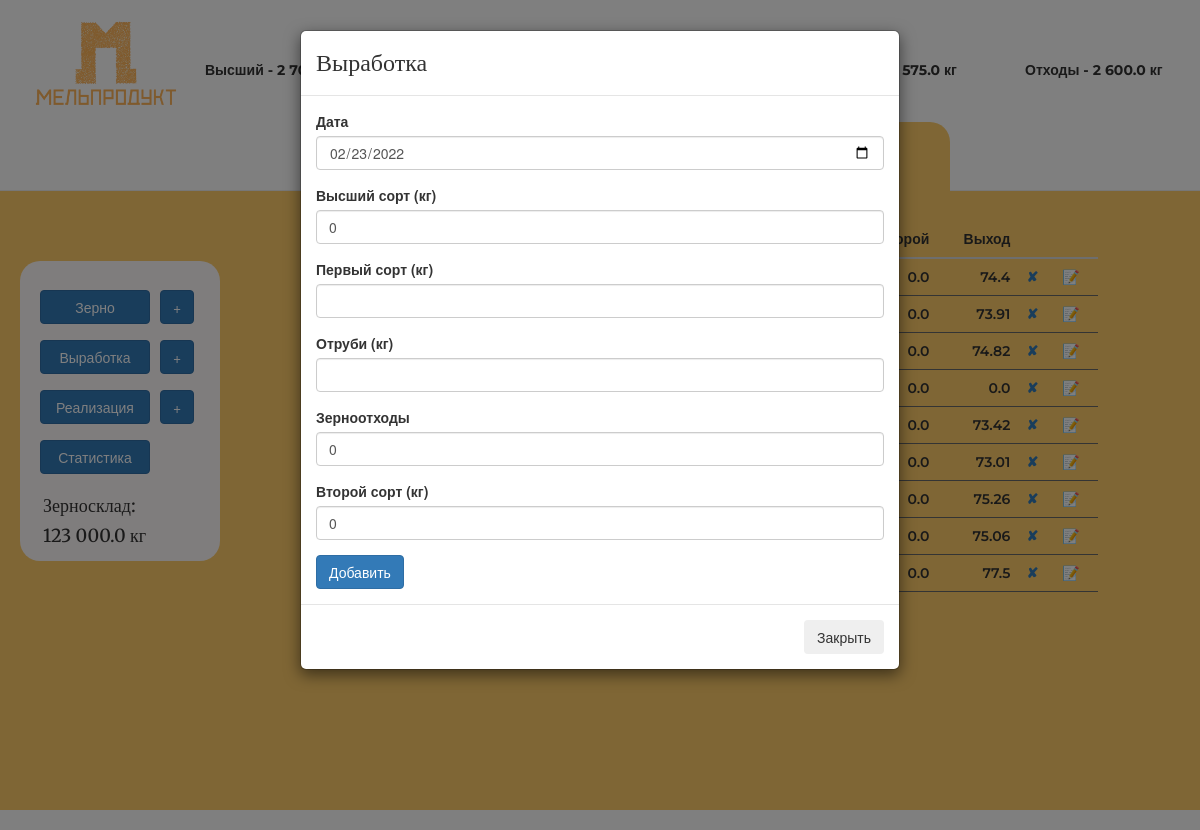
Screenshot of /prod/add with the database file from the repository.
### main.py (models this page shows)
class Production(db.Model):
    __tablename__ = "productions"
    id = db.Column(db.Integer, primary_key=True)
    date = db.Column(db.Date(), nullable=False)
    highest = db.Column(db.Float(20), nullable=False)
    first = db.Column(db.Float(20), nullable=False)
    bran = db.Column(db.Float(20), nullable=False)
    waste = db.Column(db.Float(20), nullable=False)
    second = db.Column(db.Float(20), nullable=False)
    exit = db.Column(db.Float(20), nullable=False)

### main.py (the view, shortened to what this page needs)
@app.route('/prod/add', methods=['GET', 'POST'])
def prod_add():
    prod_form = AddProduction(date=dt.datetime.now(), highest=0, second=0, waste=0)
    stock = Stock.query.filter_by(id=1).first()
    table = db.session.query(Production).filter(Production.date <= dt.datetime.now(),
                                           Production.date >= dt.datetime.now() - dt.timedelta(
                                               days=30)).order_by(Production.date).all()
    return render_template('prodadd.html', title='Выработка', form=prod_form, first='{:,}'.format(stock.first).replace(',', ' '),
                           second='{:,}'.format(stock.second).replace(',', ' '),
                           highest='{:,}'.format(stock.highest).replace(',', ' '),
                           bran='{:,}'.format(stock.bran).replace(',', ' '),
                           waste='{:,}'.format(stock.waste).replace(',', ' '),
                           grain='{:,}'.format(stock.grain).replace(',', ' '),
                           button='prod', target='prod', onclick1='onclick=', onclick2='onclick=',
                           table=reversed(table), onclick11='onclick=', onclick22='onclick=', bcolor='#ffcd6b',
                           mright='250px'
                           )

### forms.py
class AddProduction(FlaskForm):
    date = DateField("Дата")
    highest = FloatField("Высший сорт (кг)")
    first = FloatField("Первый сорт (кг)")
    bran = FloatField("Отруби (кг)", validators=[DataRequired()])
    waste = FloatField("Зерноотходы")
    second = FloatField("Второй сорт (кг)")
    submit = SubmitField("Добавить")

### main.py (called while the page is built)
@app.template_filter('jround')
def jround(x):
    y = round(x, 2)
    return y

### templates/prodadd.html (shortened to what this page needs)
{% extends 'index.html' %}
{% block modal %}
{% include "modal.html" %}
{% endblock %}
{% block table %}
{% include "production-table.html" %}
{% endblock %}

### templates/production-table.html (shortened to what this page needs)
<div class="col-md-8 col-sm-12" >
<table class="table table-hover counter">
        <thead>
          <tr>
            <th scope="col">№</th>
            <th scope="col">Дата</th>
            <th scope="col" class="rghtalgn">Высший</th>
            <th scope="col" class="rghtalgn">Первый</th>
            <th scope="col" class="rghtalgn">Отруби</th>
            <th scope="col" class="rghtalgn">З. отходы</th>
            <th scope="col" class="rghtalgn"">Второй</th>
              <th scope="col" class="rghtalgn"">Выход</th>
            <th scope="col" class="rghtalgn""></th>
            <th scope="col" class="rghtalgn""></th>
          </tr>
        </thead>
        <tbody>
        {% for line in table %}
          <tr>
            <td>{{line.date.strftime('%d.%m.%Y')}}</td>
            <td class="rghtalgn">{{line.highest}}</td>
            <td class="rghtalgn">{{line.first}}</td>
            <td class="rghtalgn">{{line.bran}}</td>
            <td class="rghtalgn">{{line.waste}}</td>
            <td class="rghtalgn">{{line.second}}</td>
            <td class="rghtalgn">{{line.exit | jround()}}</td>
            <td><a href="#" data-toggle="modal" title="Удалить" data-target="#test"
                   onclick="aTestFunction({{line.id}}, {{line.highest}}, {{line.first}}, {{line.bran}}, {{line.waste}},
                   {{line.second}})">✘</a></td>
            <td><a href="{{url_for('prod_edit', item_id=line.id)}}" type="button" title="Редактировать">📝</a></td>
          </tr>
        {% endfor %}
        </tbody>
      </table>
        </div>

### static/css/main.css (style rules this page uses)
body { margin-top: -20px; }
td, tr, th { font-family: 'Montserrat', sans-serif; font-weight: 600; }
.rghtalgn { text-align: right; }
.counter { counter-reset: schet; }
.counter tbody tr { counter-increment: schet; }
.counter td, .counter tr:before { padding: .1em .5em; border-bottom: 1px solid DimGray; }
.counter tbody tr:before { content: counter(schet); display: table-cell; vertical-align: middle; }

### rows the page displays
Production: second "0.0", exit|jround "74.4"
Production: second "0.0", exit|jround "73.91"
Production: second "0.0", exit|jround "74.82"
Production: second "0.0", exit|jround "0.0"
Production: second "0.0", exit|jround "73.42"
Production: second "0.0", exit|jround "73.01"
Production: second "0.0", exit|jround "75.26"
Production: second "0.0", exit|jround "75.06"
Production: second "0.0", exit|jround "77.5"

### other values shown
{{ highest }} "2…"
{{ bran }} "21 575.0"
{{ waste }} "2 600.0"
{{ grain }} "123 000.0"
{{ title }} "Выработка"
